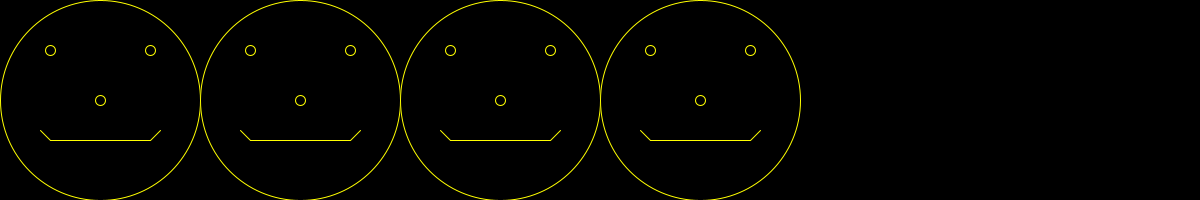
Frame 1 (no input)
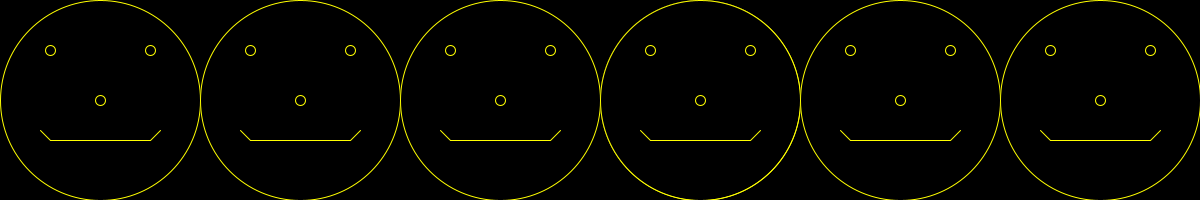
Frame 60 (the mouse pressed at the canvas centre just before this capture)
Frame 120 (the mouse held since frame 60 and released just before this capture): identical to frame 60, image omitted

The Processing sketch that drew these frames (run headless with seeded random() and noise(); from frame 60 on, the mouse is pressed at the canvas centre):

// Processing sketch: Smiley_Single_Loop
// ── Smiley_Single_Loop.pde
void setup()
{
  size(1200, 200);
  background(0);
}//end setup

int body = 100;
int nose = 100;
int eye1 = 50;
int eye2 = 150;
int mouth1a = 50;
int mouth1b = 150;
int mouth2a = 50;
int mouth2b = 40;
int mouth3a = 150;
int mouth3b = 160;

void draw()
{
  stroke(255,255,0);
  fill(0,0,0);
  ellipse(body, 100, 200, 200);//body 
  ellipse(nose, 100, 10, 10);// nose
  ellipse(eye1, 50, 10, 10);//eye 1
  ellipse(eye2, 50, 10, 10);//eye 2
  line(mouth1a, 140, mouth1b, 140);//mouth middle
  line(mouth2a, 140, mouth2b, 130);//mouth left
  line(mouth3a, 140, mouth3b, 130);//mouth right
  for(int i=0; i<3; i++)
  {
    ellipse(body+=200, 100, 200, 200);
    ellipse(nose+=200, 100, 10, 10);
    ellipse(eye1+=200, 50, 10, 10);
    ellipse(eye2+=200, 50, 10, 10);
    line(mouth1a+=200, 140, mouth1b+=200, 140);//mouth middle
    line(mouth2a+=200, 140, mouth2b+=200, 130);//mouth left
    line(mouth3a+=200, 140, mouth3b+=200, 130);//mouth right
  }//end for
}//end draw 
